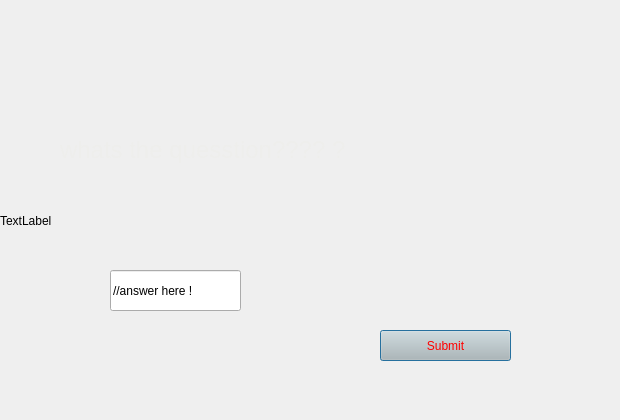
<?xml version="1.0" encoding="UTF-8"?>
<ui version="4.0">
 <class>Dialog</class>
 <widget class="QDialog" name="Dialog">
  <property name="geometry">
   <rect>
    <x>0</x>
    <y>0</y>
    <width>620</width>
    <height>420</height>
   </rect>
  </property>
  <property name="windowTitle">
   <string>Dialog</string>
  </property>
  <widget class="QLabel" name="label">
   <property name="geometry">
    <rect>
     <x>0</x>
     <y>10</y>
     <width>621</width>
     <height>421</height>
    </rect>
   </property>
   <property name="styleSheet">
    <string notr="true">background-image: url(:/newPrefix/1.jpeg);</string>
   </property>
   <property name="text">
    <string>TextLabel</string>
   </property>
  </widget>
  <widget class="QLabel" name="label_2">
   <property name="geometry">
    <rect>
     <x>60</x>
     <y>80</y>
     <width>301</width>
     <height>141</height>
    </rect>
   </property>
   <property name="text">
    <string>&lt;html&gt;&lt;head/&gt;&lt;body&gt;&lt;p&gt;&lt;span style=&quot; font-size:18pt; color:#eeeeec;&quot;&gt;whats the quesstion???? ?&lt;/span&gt;&lt;/p&gt;&lt;/body&gt;&lt;/html&gt;</string>
   </property>
  </widget>
  <widget class="QLineEdit" name="lineEdit">
   <property name="geometry">
    <rect>
     <x>110</x>
     <y>270</y>
     <width>131</width>
     <height>41</height>
    </rect>
   </property>
   <property name="text">
    <string>//answer here !</string>
   </property>
  </widget>
  <widget class="QPushButton" name="pushButton">
   <property name="geometry">
    <rect>
     <x>380</x>
     <y>330</y>
     <width>131</width>
     <height>31</height>
    </rect>
   </property>
   <property name="styleSheet">
    <string notr="true">color: qlineargradient(spread:pad, x1:0, y1:0, x2:0, y2:1, stop:0 rgba(255, 255, 255, 255), stop:0.495 rgba(255, 255, 255, 255), stop:0.505 rgba(255, 0, 0, 255), stop:1 rgba(255, 0, 0, 255));
background-color: rgb(186, 189, 182);</string>
   </property>
   <property name="text">
    <string>Submit</string>
   </property>
  </widget>
 </widget>
 <resources>
  <include location="abc.qrc"/>
 </resources>
 <connections/>
</ui>
